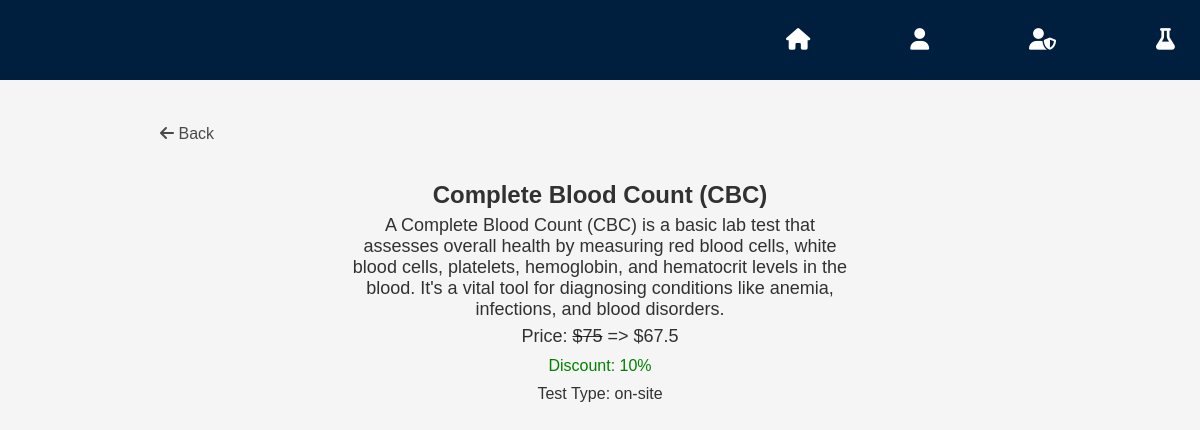
/test-details.php?id=1, run on the app's committed database.
### tables this page shows
CREATE TABLE `lab_test` (
  `id` int(11) NOT NULL,
  `name` varchar(100) NOT NULL,
  `price` float NOT NULL,
  `discount` float NOT NULL,
  `test_type` varchar(10) NOT NULL,
  `description` text DEFAULT NULL
);

### test-details.php (the view, shortened to what this page needs)
<?php
require_once "utils/connection.php";
$selectedLabTest = null;
if (isset($_GET['id'])) {
    $selectedTestId = $_GET['id'];
    try {
        $sql = "SELECT * FROM lab_test WHERE id = ?";
        $stmt = $mysqli->prepare($sql);
        $stmt->bind_param("i", $selectedTestId);
        $stmt->execute();
        $result = $stmt->get_result();
        if ($result->num_rows === 1) {
            $selectedLabTest = $result->fetch_assoc();
        } else {
            echo "<p>Invalid test selection.</p>";
        }
    } catch (Exception $e) {
        echo "Error: " . $e->getMessage();
    }
} else {
    echo "<p>No test selected.</p>";
}
?>
<!DOCTYPE html>
<html lang="en">
<head>
    <link rel="stylesheet" href="https://cdnjs.cloudflare.com/ajax/libs/font-awesome/5.15.3/css/all.min.css" />
    <link rel="stylesheet" href="css/style.css" />
    <link rel="stylesheet" href="css/test-detail.css" />
</head>
<body class="dark-theme">
    <?php require_once 'components/Nav.php'; ?>
    <div class="container">
        <div class='go-back'>
            <a href=<?php echo $_SERVER['HTTP_REFERER']; ?> class='go-back-button'><i class='fas fa-arrow-left'></i> Back</a>
        </div><br />
        <?php
        if ($selectedLabTest) {
            $name = $selectedLabTest['name'];
            $description = $selectedLabTest['description'];
            $discount = $selectedLabTest['discount'];
            $price = $selectedLabTest['price'];
            $newPrice = $price - ($price * $discount/100);
            $testType = $selectedLabTest['test_type'];
            echo "<div class='test-card'>";
            echo "<h2>$name</h2>";
            echo "<p class='desc'>$description</p>";
            echo "<p class='price'>Price: <del>$$price</del> =>  $$newPrice </p>";
            echo "<p class='discount'>Discount: $discount%</p>";
            echo "<p class='test-type'>Test Type: $testType</p>";
            echo "</div>";
        }
        ?>
    </div>
</body>
</html>

### css/style.css (style rules this page uses)
* { box-sizing: border-box; margin: 0; padding: 0; font-family: "Gill Sans", "Gill Sans MT", Calibri, "Trebuchet MS", sans-serif; }
body { background-color: #F5F5F5; }
.container { max-width: 100%; position: relative; top: 10vh; left: 0; }
html { scroll-behavior: smooth; }
a { text-decoration: none; color: #fff; }
.go-back { margin-top: 15px; }
.go-back a { color: rgba(0, 0, 0, 0.7); margin-top: 15px; }

### css/test-detail.css (style rules this page uses)
.container { text-align: center; max-width: 80%; margin: 10px auto; padding: 20px; color: rgba(0, 0, 0, 0.8); margin: none; }
.container .go-back { text-align: left; margin-right: auto; margin-left: 20px; }
.container .desc { margin: 6px; font-family: 'Gill Sans', 'Gill Sans MT', Calibri, 'Trebuchet MS', sans-serif; font-size: large; }
.test-card { padding: 20px; width: 60%; margin: auto; }
.price { font-size: 18px; margin-bottom: 10px; }
.discount { font-size: 16px; margin-bottom: 10px; color: green; }
.test-type { font-size: 16px; margin-bottom: 20px; }

### data on the page
lab_test: name "Complete Blood Count (CBC)", description "A Complete Blood Count (CBC) is a basic lab test that assesses overall health by measuring red blood cells, white blood cells, platelets, hemoglobin, and hematocrit levels in the blood. It's a vital tool for diagnosing conditions like anemia, infections, and blood disorders.", price "75", newPrice "67.5", discount "10", test_type "on-site"
